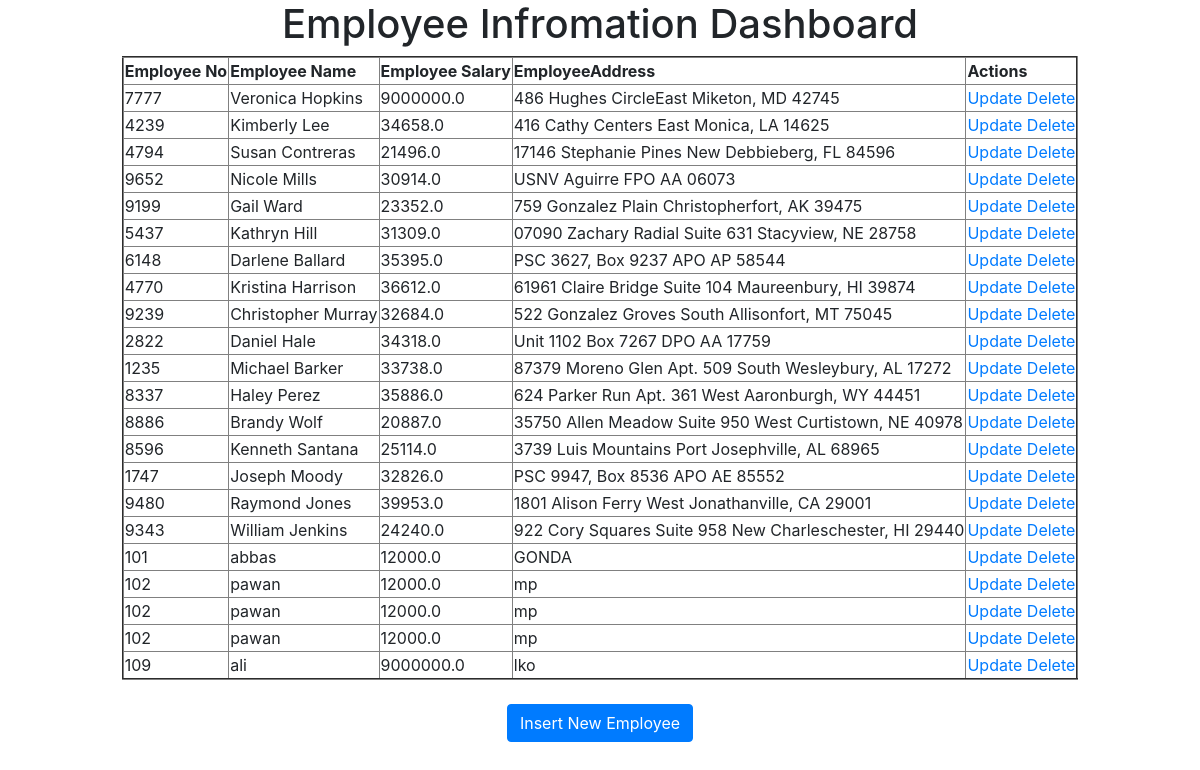
The page / on the database its author committed.
### testapp/models.py (models this page shows)
class Employee(models.Model):
    eno=models.IntegerField()
    ename=models.CharField(max_length=40)
    esal=models.FloatField()
    eaddr=models.CharField(max_length=40)

### testapp/views.py (the view)
# urls.py: url(r'^$', views.retrive_view),
def retrive_view(request):
    employees=Employee.objects.all()
    return render(request,'testapp/index.html',{'employees':employees})

### templates/testapp/index.html
<!DOCTYPE html>
{%extends 'testapp/base.html'%}
{%block body_block%}
<h1>Employee Infromation Dashboard</h1>
<table border="2">
  <thead>
    <th>Employee No</th>
    <th>Employee Name</th>
    <th>Employee Salary</th>
    <th>EmployeeAddress</th>
    <th>Actions</th>
  </thead>
  <tr>
    {%for emp in employees %}
    <td>{{emp.eno}}</td>
    <td>{{emp.ename}}</td>
    <td>{{emp.esal}}</td>
    <td>{{emp.eaddr}}</td>
<td><a href="/update/{{emp.id}}">Update</a><a href="/delete/{{emp.id}}"> Delete</a></td>
  </tr>
  {%endfor%}
</table><br>
<a class="btn btn-primary" href="/create" role="button">Insert New Employee</a>
{%endblock%}

### templates/testapp/base.html (shortened to what this page needs)
<!DOCTYPE html>
<html lang="en" dir="ltr">
  <head>
    <link rel="stylesheet" href="https://stackpath.bootstrapcdn.com/bootstrap/4.5.0/css/bootstrap.min.css">
  </head>
  <body>
<div class="container" align="center">
{%block body_block%}
{%endblock%}
</div>
  </body>
</html>

### rows shown on the page
Employee: eno "7777", ename "Veronica Hopkins", esal "9000000.0", eaddr "486 Hughes CircleEast Miketon, MD 42745"
Employee: eno "4239", ename "Kimberly Lee", esal "34658.0", eaddr "416 Cathy Centers East Monica, LA 14625"
Employee: eno "4794", ename "Susan Contreras", esal "21496.0", eaddr "17146 Stephanie Pines New Debbieberg, FL 84596"
Employee: eno "9652", ename "Nicole Mills", esal "30914.0", eaddr "USNV Aguirre FPO AA 06073"
Employee: eno "9199", ename "Gail Ward", esal "23352.0", eaddr "759 Gonzalez Plain Christopherfort, AK 39475"
Employee: eno "5437", ename "Kathryn Hill", esal "31309.0", eaddr "07090 Zachary Radial Suite 631 Stacyview, NE 28758"
Employee: eno "6148", ename "Darlene Ballard", esal "35395.0", eaddr "PSC 3627, Box 9237 APO AP 58544"
Employee: eno "4770", ename "Kristina Harrison", esal "36612.0", eaddr "61961 Claire Bridge Suite 104 Maureenbury, HI 39874"
Employee: eno "9239", ename "Christopher Murray", esal "32684.0", eaddr "522 Gonzalez Groves South Allisonfort, MT 75045"
Employee: eno "2822", ename "Daniel Hale", esal "34318.0", eaddr "Unit 1102 Box 7267 DPO AA 17759"
Employee: eno "1235", ename "Michael Barker", esal "33738.0", eaddr "87379 Moreno Glen Apt. 509 South Wesleybury, AL 17272"
Employee: eno "8337", ename "Haley Perez", esal "35886.0", eaddr "624 Parker Run Apt. 361 West Aaronburgh, WY 44451"
Employee: eno "8886", ename "Brandy Wolf", esal "20887.0", eaddr "35750 Allen Meadow Suite 950 West Curtistown, NE 40978"
Employee: eno "8596", ename "Kenneth Santana", esal "25114.0", eaddr "3739 Luis Mountains Port Josephville, AL 68965"
Employee: eno "1747", ename "Joseph Moody", esal "32826.0", eaddr "PSC 9947, Box 8536 APO AE 85552"
Employee: eno "9480", ename "Raymond Jones", esal "39953.0", eaddr "1801 Alison Ferry West Jonathanville, CA 29001"
Employee: eno "9343", ename "William Jenkins", esal "24240.0", eaddr "922 Cory Squares Suite 958 New Charleschester, HI 29440"
Employee: eno "101", ename "abbas", esal "12000.0", eaddr "GONDA"
Employee: eno "102", ename "pawan", esal "12000.0", eaddr "mp"
Employee: eno "102", ename "pawan", esal "12000.0", eaddr "mp"
Employee: eno "102", ename "pawan", esal "12000.0", eaddr "mp"
Employee: eno "109", ename "ali", esal "9000000.0", eaddr "lko"
